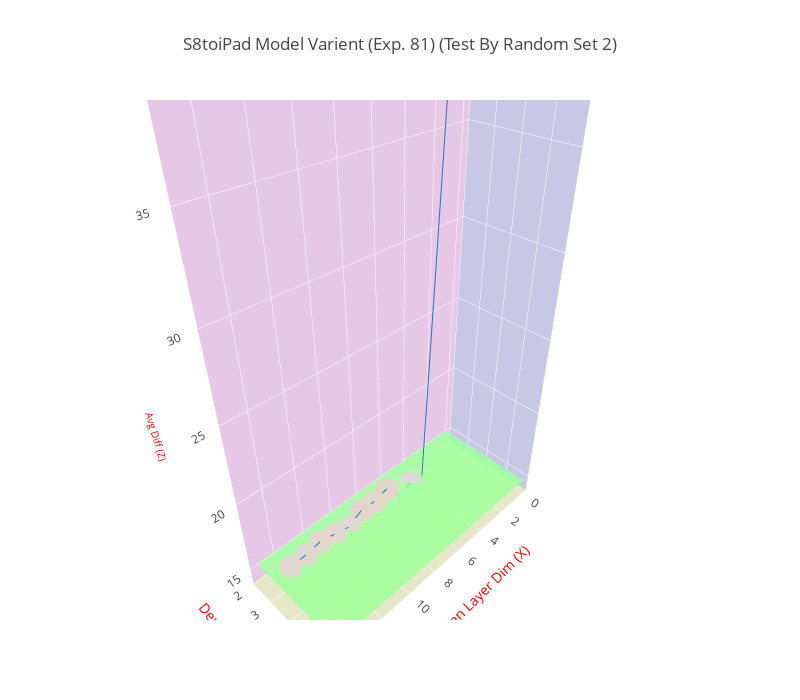

The code cell stored with this chart in its notebook:
### Code cell
trace = go.Scatter3d(
    x=x1, y=y1, z=z1,
    marker=dict(
        size=8,
        color=z1
    ),
    line=dict(
        color='#1f77b4',
        width=2
    )
)

trace4 = go.Surface(
    z=polyfit_list,
    opacity=0.7,
    colorscale='Jet',
    showscale=False
)

data = [trace, trace4]
layout = go.Layout(
    width=800,
    height=700,
    title= title,
    scene=dict(
        xaxis=dict(
            title='Hidden Layer Dim (X)',
            titlefont=dict(
                size=14,
                color='#ff0000'
            ),
            gridcolor='rgb(255, 255, 255)',
            zerolinecolor='rgb(255, 255, 255)',
            showbackground=True,
            backgroundcolor='rgb(200, 200, 230)'
        ),
        yaxis=dict(
            nticks = 5,
            range = [2, 6],
            title='Dense Layer Num (Y)',
            titlefont=dict(
                size=14,
                color='#ff0000'
            ),
            gridcolor='rgb(255, 255, 255)',
            zerolinecolor='rgb(255, 255, 255)',
            showbackground=True,
            backgroundcolor='rgb(230, 200, 230)'
        ),
        zaxis=dict(
            title='Avg Diff (Z)',
            titlefont=dict(
                size=10,
                color='#ff0000'
            ),
            gridcolor='rgb(255, 255, 255)',
            zerolinecolor='rgb(255, 255, 255)',
            showbackground=True,
            backgroundcolor='rgb(230, 230, 200)'
        ),
    )
)

fig = go.Figure(data=data, layout=layout)
plotly.offline.iplot(fig)

### Figure 1 — Plotly figure (JSON) as saved in the notebook; plotly's stock layout.template omitted (floating-point values rounded to 4 significant figures)
{"data": [{"line": {"color": "#1f77b4", "width": 2}, "marker": {"color": [37.8, 14.5, 14.93, 14.48, 15.9, 15.61, 15.66, 15.08, 15.35, 15.58, 15.38, 15.36], "size": 8}, "type": "scatter3d", "uid": "5ebd86a4-e237-11e8-984c-001a7dda7111", "x": [3, 4, 5, 6, 7, 8, 9, 10, 11, 12, 13, 14], "y": [3, 3, 3, 3, 3, 3, 3, 3, 3, 3, 3, 3], "z": [37.8, 14.5, 14.93, 14.48, 15.9, 15.61, 15.66, 15.08, 15.35, 15.58, 15.38, 15.36]}, {"colorscale": "Jet", "opacity": 0.7, "showscale": false, "type": "surface", "uid": "5ebd86a5-e237-11e8-bd72-001a7dda7111", "z": [[14.99, 14.99, 14.99, 14.99, 14.99, 14.99, 14.99, 14.99, 14.99, 14.99, 14.99, 14.99, 14.99, 14.99, 14.99, 14.99], [14.99, 14.99, 14.99, 14.99, 14.99, 14.99, 14.99, 14.99, 14.99, 14.99, 14.99, 14.99, 14.99, 14.99, 14.99, 14.99], [14.99, 14.99, 14.99, 14.99, 14.99, 14.99, 14.99, 14.99, 14.99, 14.99, 14.99, 14.99, 14.99, 14.99, 14.99, 14.99], [14.99, 14.99, 14.99, 14.99, 14.99, 14.99, 14.99, 14.99, 14.99, 14.99, 14.99, 14.99, 14.99, 14.99, 14.99, 14.99], [14.99, 14.99, 14.99, 14.99, 14.99, 14.99, 14.99, 14.99, 14.99, 14.99, 14.99, 14.99, 14.99, 14.99, 14.99, 14.99], [14.99, 14.99, 14.99, 14.99, 14.99, 14.99, 14.99, 14.99, 14.99, 14.99, 14.99, 14.99, 14.99, 14.99, 14.99, 14.99], [14.99, 14.99, 14.99, 14.99, 14.99, 14.99, 14.99, 14.99, 14.99, 14.99, 14.99, 14.99, 14.99, 14.99, 14.99, 14.99]]}], "layout": {"height": 700, "scene": {"xaxis": {"backgroundcolor": "rgb(200, 200, 230)", "gridcolor": "rgb(255, 255, 255)", "showbackground": true, "title": "Hidden Layer Dim (X)", "titlefont": {"color": "#ff0000", "size": 14}, "zerolinecolor": "rgb(255, 255, 255)"}, "yaxis": {"backgroundcolor": "rgb(230, 200, 230)", "gridcolor": "rgb(255, 255, 255)", "nticks": 5, "range": [2, 6], "showbackground": true, "title": "Dense Layer Num (Y)", "titlefont": {"color": "#ff0000", "size": 14}, "zerolinecolor": "rgb(255, 255, 255)"}, "zaxis": {"backgroundcolor": "rgb(230, 230, 200)", "gridcolor": "rgb(255, 255, 255)", "showbackground": true, "title": "Avg Diff (Z)", "titlefont": {"color": "#ff0000", "size": 10}, "zerolinecolor": "rgb(255, 255, 255)"}}, "title": "S8toiPad Model Varient (Exp. 81) (Test By Random Set 2)", "width": 800}}
